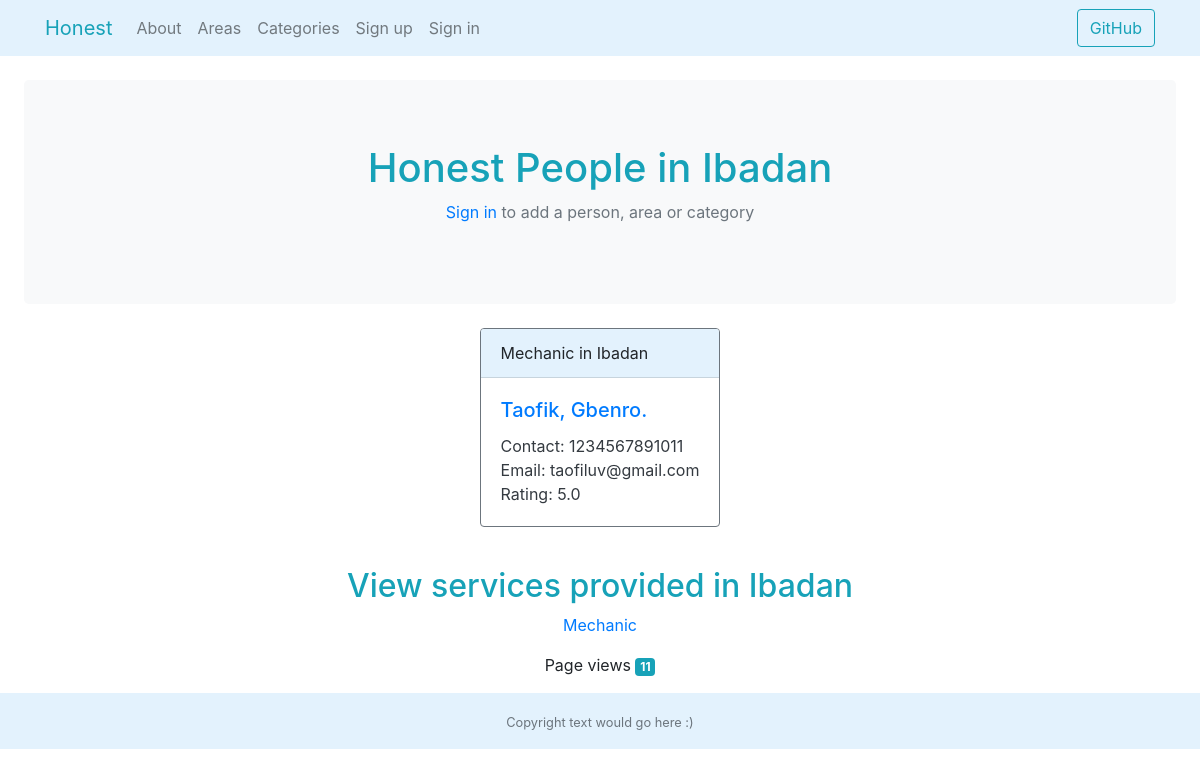
Screenshot of /honest/area/ibadan/ with the database file from the repository.
### honest/models.py (models this page shows, shortened)
class Area(models.Model):
    state = models.CharField(max_length=100, unique=True, default='Nigeria')
    views = models.IntegerField(default=0)
    slug = models.SlugField()
    """ commented out, states are unique and cant have multiple areas
    area = models.CharField(max_length=100, unique=True, null=True)
    """
    def save(self, *args, **kwargs):
        self.slug = slugify(self.state)
        super(Area, self).save(*args, **kwargs)
    def __str__(self):
        return self.state

class Person(models.Model):
    service = models.ForeignKey(Category, on_delete=models.PROTECT, related_name='service', help_text='Service')
    location = models.ForeignKey(Area, on_delete=models.PROTECT, related_name='location', help_text='Location (state)')
    first_name = models.CharField(max_length=60, help_text='First name')
    last_name = models.CharField(max_length=60, help_text='Last name (surname)')
    phone_number = models.CharField(max_length=14, validators=[
        MinLengthValidator(11, message='phone number must be 11 - 14 characters long')], help_text="phone number 11"
                                                                                                   "- 14 digits allowed")
    email = models.EmailField(max_length=150, blank=True, help_text='Valid email address')
    date_added = models.DateField(auto_now_add=True)
    views = models.IntegerField(default=0)
    upvotes = models.IntegerField(default=0)
    downvotes = models.IntegerField(default=0)
    rating = models.FloatField(default=0)
    def avg_rating(self):
        if self.rating == 0.0:
            return 'Not Yet Rated'
        else:
            return self.rating

class Category(models.Model):
    category = models.CharField(max_length=100, unique=True, default='General',
                                help_text="Category of Service Provided")
    views = models.IntegerField(default=0)
    slug = models.SlugField()
    def __str__(self):
        return self.category

### honest/views.py (the view)
# urls.py: path('area/<str:area_slug>/', views.area, name='area'),
def area(request, area_slug):
    context = {}
    area = Area.objects.get(slug=area_slug)
    context['area'] = area
    people = Person.objects.filter(location=area)
    context['people'] = people
    this_areas_views = area.views
    context['this_areas_views'] = this_areas_views
    categories = []
    for person in people:
        if person.service not in categories:
            categories.append(person.service)
    context['categories'] = categories
    count_page_views(request=request, object=area)
    return render(request, 'honest/area.html', context)

### honest/views.py (called while the page is built)
def count_page_views(request, object):
    visits = request.session.get('visits')
    if not visits:
        visits = 1
        object.views = F('views') + 1
        object.save()
    reset_last_visit_time = False
    last_visit = request.session.get('last_visit')
    if last_visit:
        last_visit_time = datetime.strptime(last_visit[:-7], "%Y-%m-%d %H:%M:%S")
        if (datetime.now() - last_visit_time).seconds > 5:
            visits = visits + 1
            object.views = F('views') + 1
            object.save()
            reset_last_visit_time = True
    else:
        reset_last_visit_time = True
    if reset_last_visit_time:
        request.session['last_visit'] = str(datetime.now())
        request.session['visits'] = visits

### honest/templates/honest/area.html (shortened to what this page needs)
{% extends 'honest/themedbase.html' %}  {% block intro_block %}
<h1 class="text-info text-center">Honest People in {{area.state}}</h1>
{% if user.is_authenticated %}
<div class="row">
  <div class="col">
    <a
      class="text-info text-decoration-none"
      href="{% url 'honest:add_person' %}"
      >Add a person</a
    >
  </div>
  <div class="col">
    <a class="text-info text-decoration-none" href="{% url 'honest:add_area' %}"
      >Add an area</a
    >
  </div>
  <div class="col">
    <a
      class="text-info text-decoration-none"
      href="{% url 'honest:add_category' %}"
      >Add a category</a
    >
  </div>
</div>
{% else %}
<p class="text-muted text-center">
  <a class="text-decoration-none" href="{% url 'honest:login' %}">Sign in</a> to
  add a person, area or category
</p>
{% endif %} {% endblock %} {% block body_block %} {% if area %} {% if people %}
<div class="container">
  <div class="row d-flex justify-content-center">
    {% for person in people %}
    <div class="card border-secondary mb-3" style="max-width: 18rem;">
      <div class="card-header" style="background-color: #e3f2fd;">
        {{person.service}} in {{person.location}}
      </div>
      <div class="card-body text-dark">
        <h5 class="card-title">
          <a
            class="text-decoration-none
        "
            href="{% url 'honest:person' person.location person.service person.id %}"
            >{{person.first_name}}, {{person.last_name}}.</a
          >
        </h5>
        <p class="card-text">
          Contact: {{person.phone_number}} <br />Email: {{person.email}}
          <br />Rating: {{person.avg_rating}}
        </p>
      </div>
    </div>
    {% endfor %}
  </div>
</div>
<h2 class="text-info text-center mt-4">
  View services provided in {{area.state}}
</h2>
<ul class="list-unstyled text-center">
  {% for category in categories %}
  <li>
    <a
      class="text-decoration-none"
      href="{% url 'honest:category_in_area' area.slug category.slug %}"
      >{{category.category}}</a
    >
  </li>
  {% endfor %}
</ul>
{% else %}
<p class="text-center">No Honest People Here Yet :(</p>
<br /><br />
{% endif %}
<p class="text-center">
  Page views <span class="badge badge-info">{{this_areas_views}}</span>
</p>
{% else %}
<p class="text-center">No matching area found.</p>
{% endif %} {% endblock %}

### rows the page displays
Area: state "Ibadan"
Person: service "Mechanic", location "Ibadan", first_name "Taofik", last_name "Gbenro", phone_number "1234567891011", email "taofiluv@gmail.com", avg_rating "5.0"
Category: category "Mechanic"

### other values shown
{{ this_areas_views }} "11"
